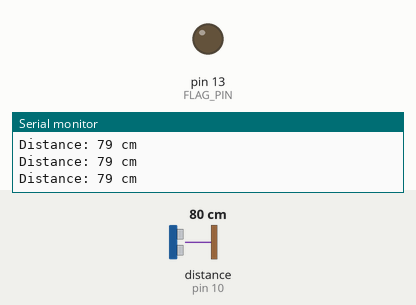
The sketch below on a simulated Arduino Uno, built with avr-gcc and run on an emulated ATmega328P. On the bench: output pins drawn as LEDs (lit = HIGH), the last lines printed to the serial monitor. Wiring (inferred from the names in the program): ultrasonic range finder: trigger pin 9; echo pin 10. The inputs (shaded band) are chosen by the test bench; at power-on: distance to the obstacle (sensor on pin 10) 80 cm. The echo pulse lasts 58.3 µs per cm; pins used as bus, display or sensor lines are not drawn.

Above: at 1.3 s.
1.4 s: distance to the obstacle (sensor on pin 10) set to 91 cm
2.9 s: distance to the obstacle (sensor on pin 10) set to 98 cm
At 3.6 s:
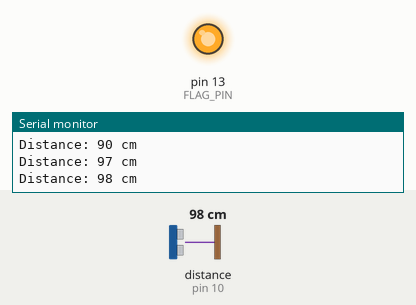
4.5 s: distance to the obstacle (sensor on pin 10) set to 2 cm
At 5.2 s:
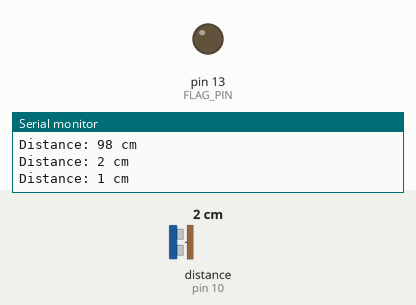
6.0 s: distance to the obstacle (sensor on pin 10) set to 103 cm
At 6.7 s:
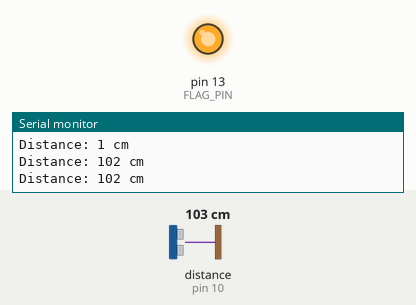
Timing chart, 0 to 8.5 s (numbered marks = the images above; inputs shaded):
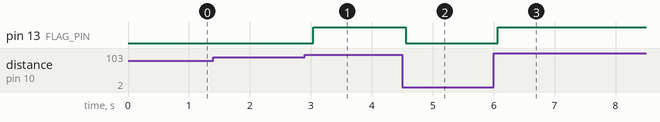

The sketch:

echoTest.ino
```cpp
#define TRIG_PIN 9  // Define trigger pin
#define ECHO_PIN 10 // Define echo pin

#define FLAG_PIN 13  // Optional: Use this pin for an LED or indicator when flag is set
#define TARGET_DISTANCE_CM 100  // 1 meter = 100 cm
#define DISTANCE_TOLERANCE_CM 5  // +/- 5 cm tolerance range around 1 meter

bool flag = false;  // Flag for 1-meter distance

void setup() {
  Serial.begin(9600);  // Initialize serial communication
  pinMode(TRIG_PIN, OUTPUT);  // Set trigger pin as output
  pinMode(ECHO_PIN, INPUT);   // Set echo pin as input
  pinMode(FLAG_PIN, OUTPUT);  // Set FLAG_PIN as output for indicator (optional)
}

void loop() {
  long duration, distance;

  // Send a 10 microsecond pulse to trigger the sensor
  digitalWrite(TRIG_PIN, LOW);
  delayMicroseconds(2);
  digitalWrite(TRIG_PIN, HIGH);
  delayMicroseconds(10);
  digitalWrite(TRIG_PIN, LOW);

  // Measure the duration of the echo pulse
  duration = pulseIn(ECHO_PIN, HIGH); // Time the echo pulse is HIGH

  // Calculate the distance (duration in microseconds)
  distance = (duration / 2) / 29.1;  // Divide by 2 for round trip and then by 29.1 to convert to cm

  // Print the distance to the Serial Monitor
  Serial.print("Distance: ");
  Serial.print(distance);
  Serial.println(" cm");

  // Check if the object is approximately 1 meter (100 cm) away
  if (distance >= TARGET_DISTANCE_CM - DISTANCE_TOLERANCE_CM && distance <= TARGET_DISTANCE_CM + DISTANCE_TOLERANCE_CM) {
    flag = true;  // Set flag when distance is close to 1 meter
    digitalWrite(FLAG_PIN, HIGH);  // Turn on the FLAG_PIN (optional, for LED or indicator)
  } else {
    flag = false;  // Reset flag when distance is not near 1 meter
    digitalWrite(FLAG_PIN, LOW);  // Turn off the FLAG_PIN (optional)
  }

  delay(500);  // Wait for half a second before taking another reading
}
```

Measured:
- the behaviour switches between 95 and 96 cm on distance to the obstacle (sensor on pin 10) (found by bisection; images 0 and 1)
- after the input at 2.9 s, pin 13 (FLAG_PIN): LOW → HIGH after 0.14 s
- after the input at 4.5 s, pin 13 (FLAG_PIN): HIGH → LOW after 0.06 s
- after the input at 6.0 s, pin 13 (FLAG_PIN): LOW → HIGH after 0.06 s
